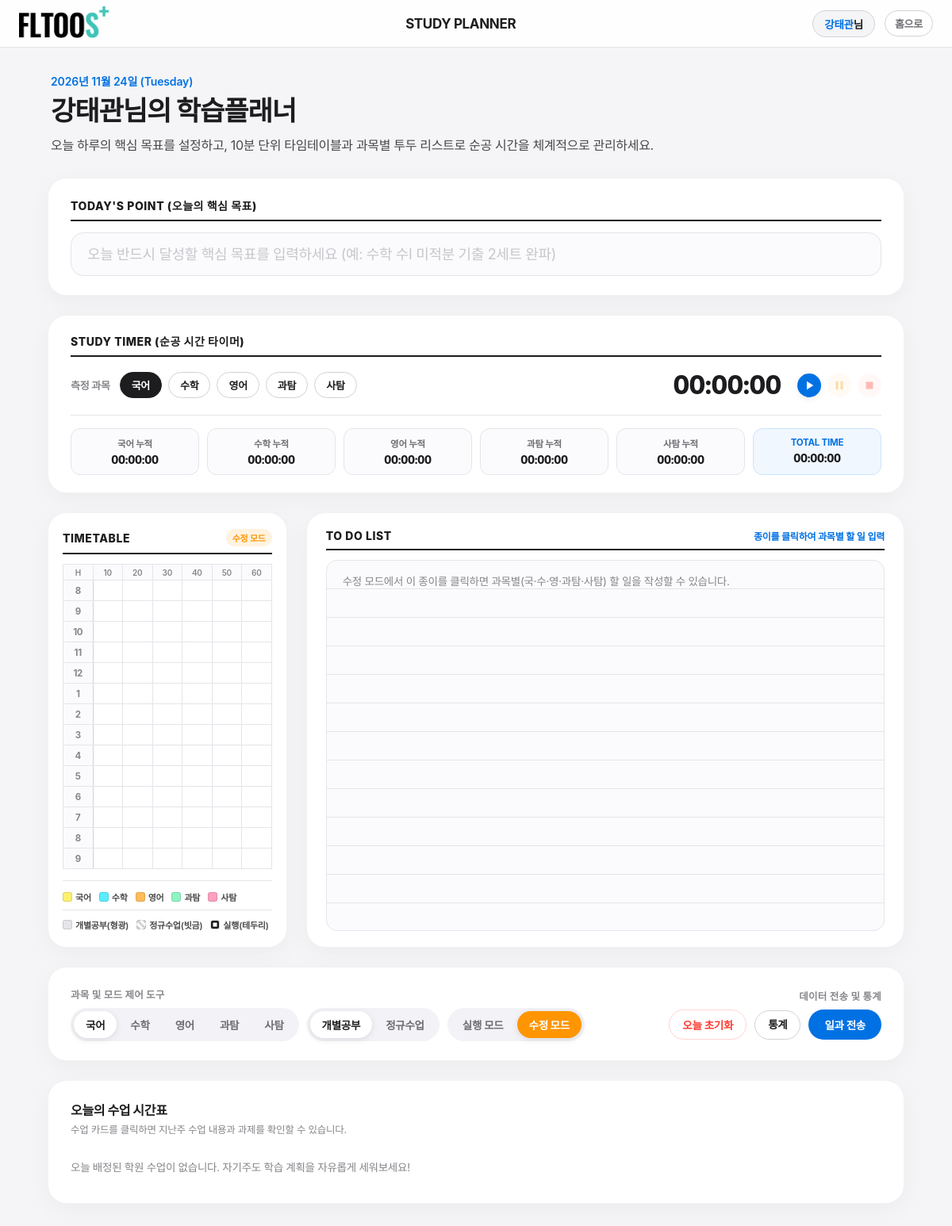
The app's page /planner/ (signed in), older data.
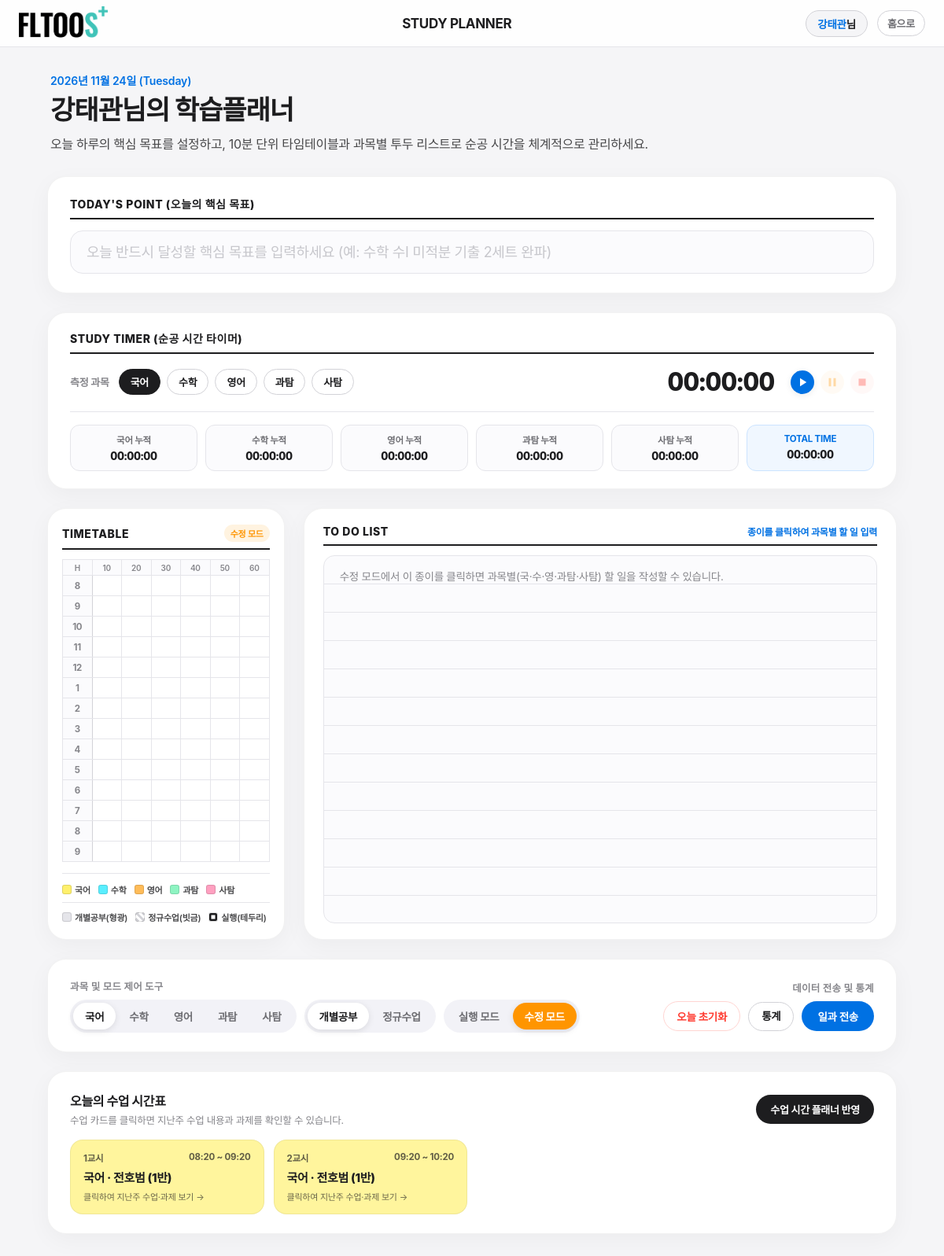
The same page, newer data.
### total_schedule/models.py (models this page shows, shortened)
class PeriodConfig(models.Model):
    season = models.ForeignKey(ScheduleSeason, on_delete=models.CASCADE, related_name='periods')
    name = models.CharField(max_length=50, verbose_name='교시/구간명')  # 예: '1교시', '점심 시간', '클리닉'
    is_break = models.BooleanField(default=False, verbose_name='식사/휴식 구간 여부')
    order = models.PositiveSmallIntegerField(default=1, verbose_name='정렬 순서')
    start_time = models.TimeField(verbose_name='시작 시각')
    end_time = models.TimeField(verbose_name='종료 시각')
    class Meta:
        verbose_name = '교시 시간 설정'
        verbose_name_plural = '교시 시간 설정 목록'
        ordering = ['order', 'start_time']

class ClassSlot(models.Model):
    DAY_CHOICES = [
        (0, '월요일'), (1, '화요일'), (2, '수요일'), (3, '목요일'),
        (4, '금요일'), (5, '토요일'), (6, '일요일'),
    ]
    SUBJECT_CHOICES = [
        ('국어', '국어'), ('수학', '수학'), ('영어', '영어'),
        ('과탐', '과탐'), ('사탐', '사탐'), ('비교과', '비교과/모의고사/질의응답'),
    ]
    season = models.ForeignKey(ScheduleSeason, on_delete=models.CASCADE, related_name='class_slots')
    day_of_week = models.PositiveSmallIntegerField(choices=DAY_CHOICES, verbose_name='요일')
    period = models.ForeignKey(PeriodConfig, on_delete=models.CASCADE, related_name='slots')
    subject = models.CharField(max_length=20, choices=SUBJECT_CHOICES, verbose_name='과목')
    teacher_user = models.ForeignKey(
        settings.AUTH_USER_MODEL, on_delete=models.SET_NULL, null=True, blank=True, related_name='ts_teaching_slots'
    )
    teacher_name = models.CharField(max_length=50, blank=True, default='', verbose_name='강사명')
    class_name = models.CharField(max_length=100, verbose_name='반명/활동명')
    is_merged = models.BooleanField(default=False, verbose_name='합반 여부')
    class Meta:
        verbose_name = '토탈스케줄 수업 블록'
        verbose_name_plural = '토탈스케줄 수업 블록 목록'
        ordering = ['day_of_week', 'period__order', 'id']

### planner/views.py (the view)
# urls.py: path('', views.dashboard_view, name='dashboard'),
@planner_permission_required
def dashboard_view(request):
    if request.method == 'POST':
        return _save_daily_planner(request)
    date_param = request.GET.get('date')
    if date_param:
        try:
            today = datetime.strptime(date_param, '%Y-%m-%d').date()
        except ValueError:
            today = timezone.localdate()
    else:
        today = timezone.localdate()
    planner = DailyPlanner.objects.filter(user=request.user, date=today).first()
    profile = getattr(request.user, 'profile', None)
    user_display_name = profile.name if profile else (request.user.first_name or request.user.username)
    today_weekday = today.weekday()  # 0:월 ~ 6:일
    active_season = ScheduleSeason.objects.filter(is_active=True).first()
    today_classes = []
    if active_season and request.user.is_authenticated:
        enrollments = StudentEnrollment.objects.filter(student=request.user, season=active_season)
        for enr in enrollments:
            matched_slots = ClassSlot.objects.filter(
                season=active_season,
                day_of_week=today_weekday,
                subject=enr.subject,
                teacher_name=enr.teacher_name,
                class_name=enr.class_name,
            ).select_related('period').order_by('period__order')
            if not matched_slots:
                continue
            last_log = ClassLessonLog.objects.filter(
                season=active_season,
                subject=enr.subject,
                teacher_name=enr.teacher_name,
                class_name=enr.class_name,
                lesson_date__lt=today,
            ).order_by('-lesson_date').first()
            for sl in matched_slots:
                today_classes.append({
                    'period_name': sl.period.name,
                    'start_time': sl.period.start_time.strftime('%H:%M'),
                    'end_time': sl.period.end_time.strftime('%H:%M'),
                    'subject': sl.subject,
                    'teacher_name': sl.teacher_name,
                    'class_name': sl.class_name,
                    'last_lesson_date': last_log.lesson_date.strftime('%Y-%m-%d') if last_log else '',
                    'last_content': last_log.content if last_log else '',
                    'last_homework': last_log.homework if last_log else '',
                })
    today_classes.sort(key=lambda x: x['start_time'])
    context = {
        'user_display_name': user_display_name,
        'profile': profile,
        'today': today,
        'todays_point': planner.todays_point if planner else '',
        'saved_timetable_json': _json_for_script(planner.timetable_data if planner else {}),
        'saved_todo_json': _json_for_script(planner.todo_data if planner else []),
        'saved_timer_json': _json_for_script(planner.timer_data if planner else {}),
        'today_classes_json': json.dumps(today_classes, ensure_ascii=False),
        'today_classes': today_classes,
    }
    return render(request, 'planner/dashboard.html', context)

### planner/views.py (called while the page is built)
def planner_permission_required(view_func):
    @wraps(view_func)
    def _wrapped_view(request, *args, **kwargs):
        is_save_request = request.method == 'POST'
        if not request.user.is_authenticated:
            if is_save_request:
                return JsonResponse({'status': 'error', 'message': '로그인이 필요합니다.'}, status=401)
            return redirect(f"/login/?next={request.path}")
        if request.user.is_staff or request.user.is_superuser:
            return view_func(request, *args, **kwargs)
        profile = getattr(request.user, 'profile', None)
        if profile and profile.can_use_planner:
            return view_func(request, *args, **kwargs)
        if is_save_request:
            return JsonResponse({'status': 'error', 'message': '학습플래너 사용 권한이 없습니다.'}, status=403)
        return render(request, 'planner/access_denied.html', status=403)
    return _wrapped_view

def _json_for_script(data):
    return (
        json.dumps(data, ensure_ascii=False)
        .replace('<', '\\u003c')
        .replace('>', '\\u003e')
        .replace('&', '\\u0026')
    )

### templates/planner/dashboard.html (shortened to what this page needs)
{% extends 'planner/planner_base.html' %}
{% block content %}
{% include 'planner/partials/_todays_point.html' %}
{% include 'planner/partials/_timer.html' %}
<div class="planner-content-grid">
    {% include 'planner/partials/_timetable.html' %}
    {% include 'planner/partials/_todo_list.html' %}
</div>
<section class="planner-action-bar">
    <div>
        <div class="btn-group-label">과목 및 모드 제어 도구</div>
        <div class="action-buttons-wrap">
            <div class="toggle-track">
                <button type="button" class="plan-btn active" onclick="selectSubject('국어', this)">국어</button>
                <button type="button" class="plan-btn" onclick="selectSubject('수학', this)">수학</button>
                <button type="button" class="plan-btn" onclick="selectSubject('영어', this)">영어</button>
                <button type="button" class="plan-btn" onclick="selectSubject('과탐', this)">과탐</button>
                <button type="button" class="plan-btn" onclick="selectSubject('사탐', this)">사탐</button>
            </div>
            <div class="toggle-track">
                <button type="button" class="plan-btn active" id="type-study-btn" onclick="selectType('study', this)">개별공부</button>
                <button type="button" class="plan-btn" id="type-class-btn" onclick="selectType('class', this)">정규수업</button>
            </div>
            <div class="toggle-track">
                <button type="button" class="plan-btn" id="btn-mode-exec" onclick="setPlannerMode('exec')">실행 모드</button>
                <button type="button" class="plan-btn active" id="btn-mode-edit" onclick="setPlannerMode('edit')">수정 모드</button>
            </div>
        </div>
    </div>
    <div>
        <div class="btn-group-label" style="text-align: right;">데이터 전송 및 통계</div>
        <div class="action-buttons-wrap">
            <button type="button" class="action-pill-btn" style="color: #ff3b30; border-color: #ffd5d2;" onclick="resetTodayPlanner()">오늘 초기화</button>
            <a href="{% url 'planner:stats' %}" class="action-pill-btn" style="text-decoration: none; line-height: 1.4;">통계</a>
            <button type="button" class="btn-submit-day" onclick="submitDailyPlanner()">일과 전송</button>
        </div>
    </div>
</section>
{% include 'planner/partials/_today_classes.html' %}
{% endblock %}

### templates/planner/partials/_today_classes.html (shortened to what this page needs)
<section class="today-class-card">
    <div class="today-class-header">
        <div>
            <h3 class="today-class-title">오늘의 수업 시간표</h3>
            <div class="today-class-sub">수업 카드를 클릭하면 지난주 수업 내용과 과제를 확인할 수 있습니다.</div>
        </div>
        {% if today_classes %}
        <button type="button" class="btn-reflect-timetable" onclick="reflectClassesToTimetable()">
            수업 시간 플래너 반영
        </button>
        {% endif %}
    </div>
    {% if today_classes %}
    <div class="class-chips-grid">
        {% for cls in today_classes %}
        <div class="class-schedule-item" data-subj="{{ cls.subject }}" onclick="openLessonLogModal({{ forloop.counter0 }})">
            <div class="cs-time-row">
                <span>{{ cls.period_name }}</span>
                <span>{{ cls.start_time }} ~ {{ cls.end_time }}</span>
            </div>
            <div class="cs-main-row">
                {{ cls.subject }}{% if cls.teacher_name %} · {{ cls.teacher_name }}{% endif %} ({{ cls.class_name }})
            </div>
            <div class="cs-hint">클릭하여 지난주 수업·과제 보기 →</div>
        </div>
        {% endfor %}
    </div>
    {% else %}
    <div style="font-size: 13.5px; color: #86868b; padding: 12px 0;">
        오늘 배정된 학원 수업이 없습니다. 자기주도 학습 계획을 자유롭게 세워보세요!
    </div>
    {% endif %}
</section>

Row changes from the older to the newer data that the page shows:
added PeriodConfig: period_name "1교시"
added ClassSlot: subject "국어", teacher_name "전호범", class_name "1반"
added PeriodConfig: period_name "2교시"
added ClassSlot: subject "국어", teacher_name "전호범", class_name "1반"
Text that changed along with them:
text no longer shown: "오늘 배정된 학원 수업이 없습니다. 자기주도 학습 계획을 자유롭게 세워보세요!"
text now shown: "수업 시간 플래너 반영"
new list line: "08:20 ~ 09:20 · ( ) 클릭하여 지난주 수업·과제 보기 →"
new list line: "09:20 ~ 10:20 · ( ) 클릭하여 지난주 수업·과제 보기 →"
